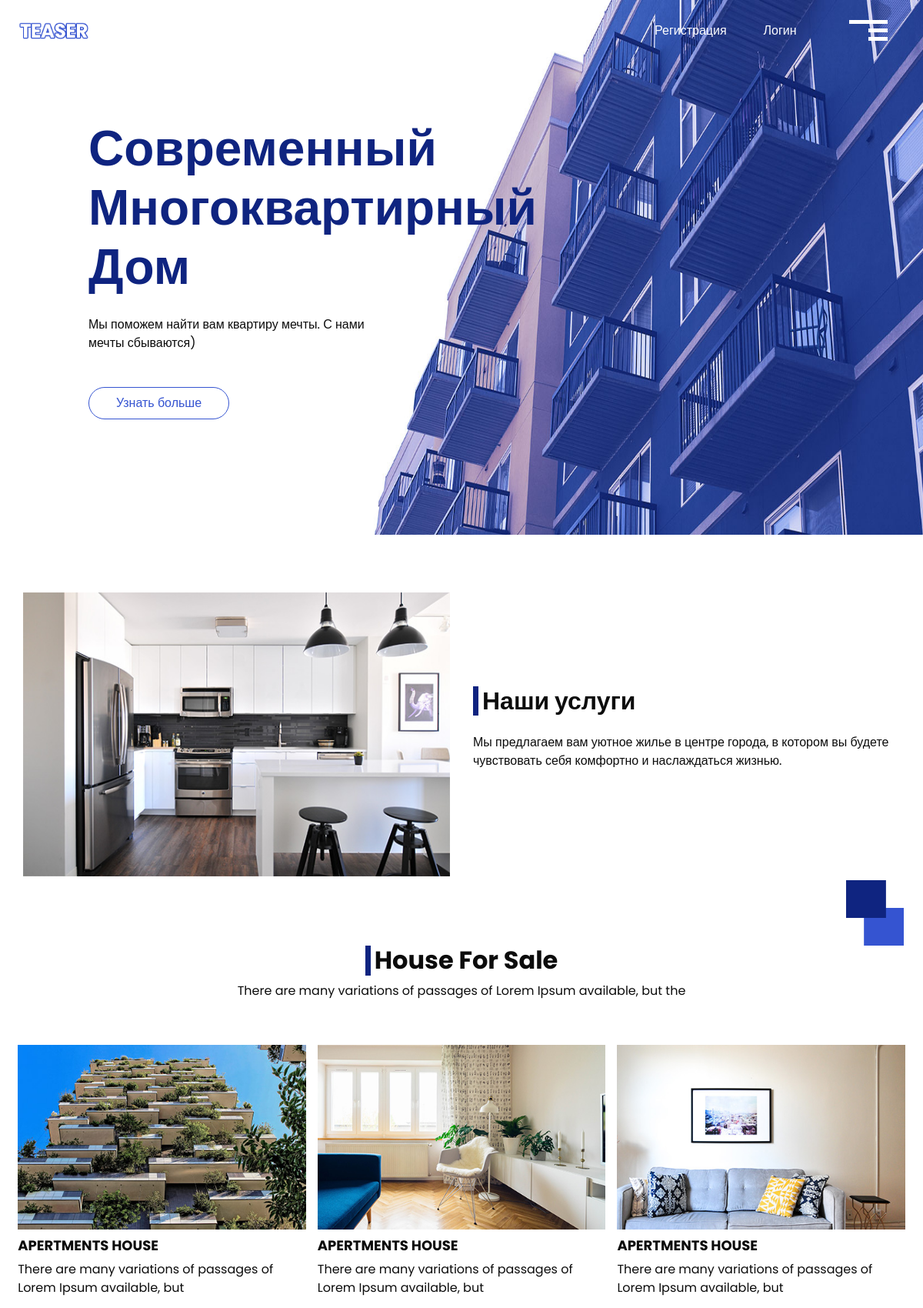
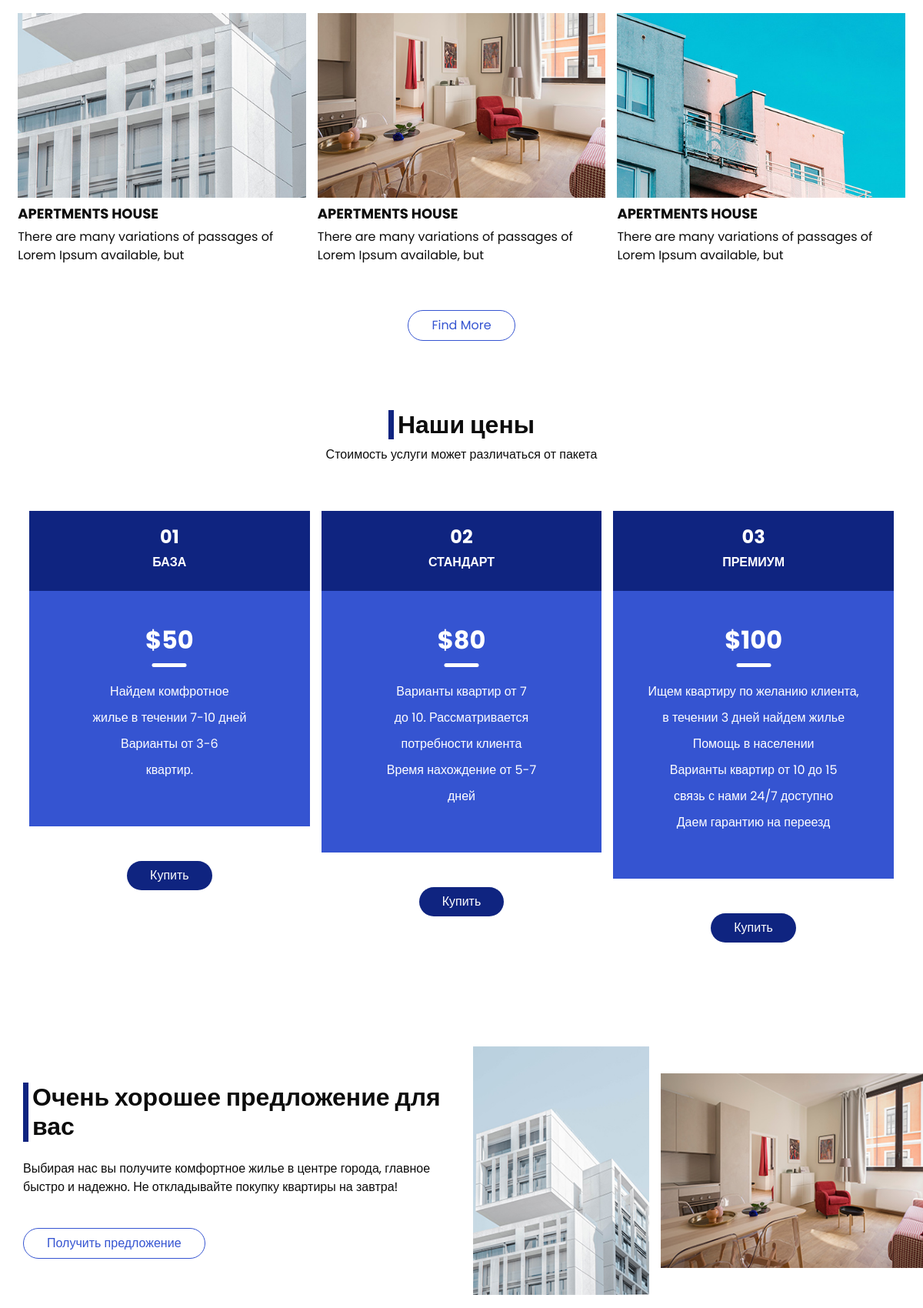
The page / (upper part) on the database its author committed (2 pictures, top to bottom).
### main/models.py (models this page shows, shortened)
class Banner(models.Model):
    banner = models.TextField(verbose_name='Название банера')

class AboutApartment(models.Model):
    about = models.TextField(verbose_name='О нашей квартире')
    desc = models.TextField()

class Deal(models.Model):
    banner = models.CharField(max_length=255)
    desc = models.TextField()

### main/views.py (the view)
# urls.py: path('', index, name='index'),
def index(request):
    banner = Banner.objects.all()
    about = AboutApartment.objects.all()
    feedback = ClientFeedback.objects.all()
    banner2 = Deal.objects.all()
    if request.method == 'POST':
        form = ContactForm(request.POST)
        if form.is_valid():
            send_message(form.cleaned_data['name'], form.cleaned_data['email'], form.cleaned_data['number'], form.cleaned_data['message'])
            return redirect('/')
    else:
        form = ContactForm()
    content = {'banner': banner, 'about':about, 'feedback':feedback, 'form':form, 'banner2':banner2}
    return render(request, 'index.html', content)

### templates/index.html (shortened to what this page needs)
{% extends 'base.html' %}
{% load static %}
{% block content %}
<head>
  <link rel="stylesheet" type="text/css" href="{% static '/css/bootstrap.css' %}" />
  <link href="{% static '/css/style.css' %}" rel="stylesheet" />
  <link href="{% static '/css/responsive.css' %}" rel="stylesheet" />
</head>
<body>
    <section class="slider_section ">
      <div class="container-fluid">
        <div class="row">
          <div class="col-md-4 offset-md-1">
            <div class="detail-box">
              <h1>
                {% for b in banner %}
                <span> {{ b.banner }}</span> <br>
              </h1>
              <p>
                Мы поможем найти вам квартиру мечты. С нами мечты сбываются)
              </p>
              {% endfor %}
              <div class="btn-box">
                <a href="{% url 'about' %}" class="">
                  Узнать больше
                </a>
              </div>
            </div>
          </div>
        </div>
      </div>
    </section>
  </div>
  <section class="about_section layout_padding-bottom">
    <div class="square-box">
      <img src="{% static '/images/square.png' %}" alt="">
    </div>
    <div class="container">
      <div class="row">
        <div class="col-md-6">
          <div class="img-box">
            <img src="{% static '/images/about-img.jpg' %}" alt="">
          </div>
        </div>
        <div class="col-md-6">
          {% for a in about %}
          <div class="detail-box">
            <div class="heading_container">
              <h2>
                {{a.about}}
              </h2>
            </div>
            <p>
              {{a.desc}}
            </p>
          </div>
          {% endfor %}
        </div>
      </div>
    </div>
  </section>
  <section class="sale_section layout_padding-bottom">
    <div class="container-fluid">
      <div class="heading_container">
        <h2>
          House For Sale
        </h2>
        <p>
          There are many variations of passages of Lorem Ipsum available, but the
        </p>
      </div>
      <div class="sale_container">
        <div class="box">
          <div class="img-box">
            <img src="{% static '/images/s-1.jpg' %}" alt="">
          </div>
          <div class="detail-box">
            <h6>
              apertments house
            </h6>
            <p>
              There are many variations of passages of Lorem Ipsum available, but
            </p>
          </div>
        </div>
        <div class="box">
          <div class="img-box">
            <img src="{% static '/images/s-2.jpg' %}" alt="">
          </div>
          <div class="detail-box">
            <h6>
              apertments house
            </h6>
            <p>
              There are many variations of passages of Lorem Ipsum available, but
            </p>
          </div>
        </div>
        <div class="box">
          <div class="img-box">
            <img src="{% static '/images/s-3.jpg' %}" alt="">
          </div>
          <div class="detail-box">
            <h6>
              apertments house
            </h6>
            <p>
              There are many variations of passages of Lorem Ipsum available, but
            </p>
          </div>
        </div>
        <div class="box">
          <div class="img-box">
            <img src="{% static '/images/s-4.jpg' %}" alt="">
          </div>
          <div class="detail-box">
            <h6>
              apertments house
            </h6>
            <p>
              There are many variations of passages of Lorem Ipsum available, but
            </p>
          </div>
        </div>
        <div class="box">
          <div class="img-box">
            <img src="{% static '/images/s-5.jpg' %}" alt="">
          </div>
          <div class="detail-box">
            <h6>
              apertments house
            </h6>
            <p>
              There are many variations of passages of Lorem Ipsum available, but
            </p>
          </div>
        </div>
        <div class="box">
          <div class="img-box">
            <img src="{% static '/images/s-6.jpg' %} " alt="">
          </div>
          <div class="detail-box">
            <h6>
              apertments house
            </h6>
            <p>
              There are many variations of passages of Lorem Ipsum available, but
            </p>
          </div>
        </div>
      </div>
      <div class="btn-box">
        <a href="">
          Find More
        </a>
      </div>
    </div>
  </section>
  <section class="price_section layout_padding-bottom">
    <div class="container">
      <div class="heading_container">
        <h2>
          Наши цены
        </h2>
        <p>
          Стоимость услуги может различаться от пакета
        </p>
      </div>
      <div class="price_container">
        <div class="box">
          <div class="detail-box">
            <div class="heading-box">
              <h4>
                01
              </h4>
              <h6>
                База
              </h6>
            </div>
            <div class="text-box">
              <h2>
                $50
              </h2>
              <ul>
                <li>
                  Найдем комфротное
                </li>
                <li>
                  жилье в течении 7-10 дней
                </li>
                <li>
                  Варианты от 3-6
                </li>
                <li>
                  квартир.
                </li>
              </ul>
            </div>
          </div>
          <div class="btn-box">
            <a href="">
              Купить
            </a>
          </div>
        </div>
        <div class="box">
          <div class="detail-box">
            <div class="heading-box">
              <h4>
                02
              </h4>
              <h6>
                Стандарт
              </h6>
            </div>
            <div class="text-box">
              <h2>
                $80
              </h2>
              <ul>
                <li>
                  Варианты квартир от 7
                </li>
                <li>
                  до 10. Рассматривается
                </li>
                <li>
                  потребности клиента
                </li>
                <li>
                  Время нахождение от 5-7
                </li>
                <li>
                  дней
                </li>
              </ul>
            </div>
          </div>
          <div class="btn-box">
            <a href="">
              Купить
            </a>
          </div>
        </div>
        <div class="box">
          <div class="detail-box">
            <div class="heading-box">
              <h4>
                03
              </h4>
              <h6>
                Премиум
              </h6>
            </div>
            <div class="text-box">
              <h2>
                $100
              </h2>
              <ul>
                <li>
                  Ищем квартиру по желанию клиента,
                </li>
                <li>
                  в течении 3 дней найдем жилье
                </li>
                <li>
                  Помощь в населении
                </li>
                <li>
                  Варианты квартир от 10 до 15
                </li>
                <li>
                  связь с нами 24/7 доступно
                </li>
                <li>
                 Даем гарантию на переезд
                </li>
              </ul>
            </div>
          </div>
          <div class="btn-box">
            <a href="">
              Купить
            </a>
          </div>
        </div>
      </div>
    </div>
  </section>
  <section class="deal_section layout_padding-bottom">
    <div class="container">
      <div class="row">
        <div class="col-md-6">
          <div class="detail-box">
            {% for d in banner2 %}
            <div class="heading_container">
              <h2>
                {{ d.banner }}
             </h2>
            </div>
            <p>
             {{ d.desc }}
            </p>
            {% endfor %}
            <a href="{% url 'contacts' %}">
              Получить предложение
            </a>
          </div>
        </div>
        <div class="col-md-6">
          <div class="img-box">
            <div class="box b1">
              <img src="{% static '/images/d-1.jpg' %} " alt="">
            </div>
            <div class="box b1">
              <img src="{% static '/images/d-2.jpg' %} " alt="">
            </div>
          </div>
        </div>
      </div>
    </div>
  </section>
</body>
</html>
{% endblock %}

### static/css/responsive.css (style rules this page uses)
@media (min-width: 1200px) { .container { max-width: 1170px; } }

### rows shown on the page
Banner: banner "Современный Многоквартирный Дом"
AboutApartment: about "Наши услуги", desc "Мы предлагаем вам уютное жилье в центре города, в котором вы будете чувствовать себя комфортно и наслаждаться жизнью."
Deal: banner "Очень хорошее предложение для вас", desc "Выбирая нас вы получите комфортное жилье в центре города, главное быстро и надежно. Не откладывайте покупку квартиры на завтра!"
